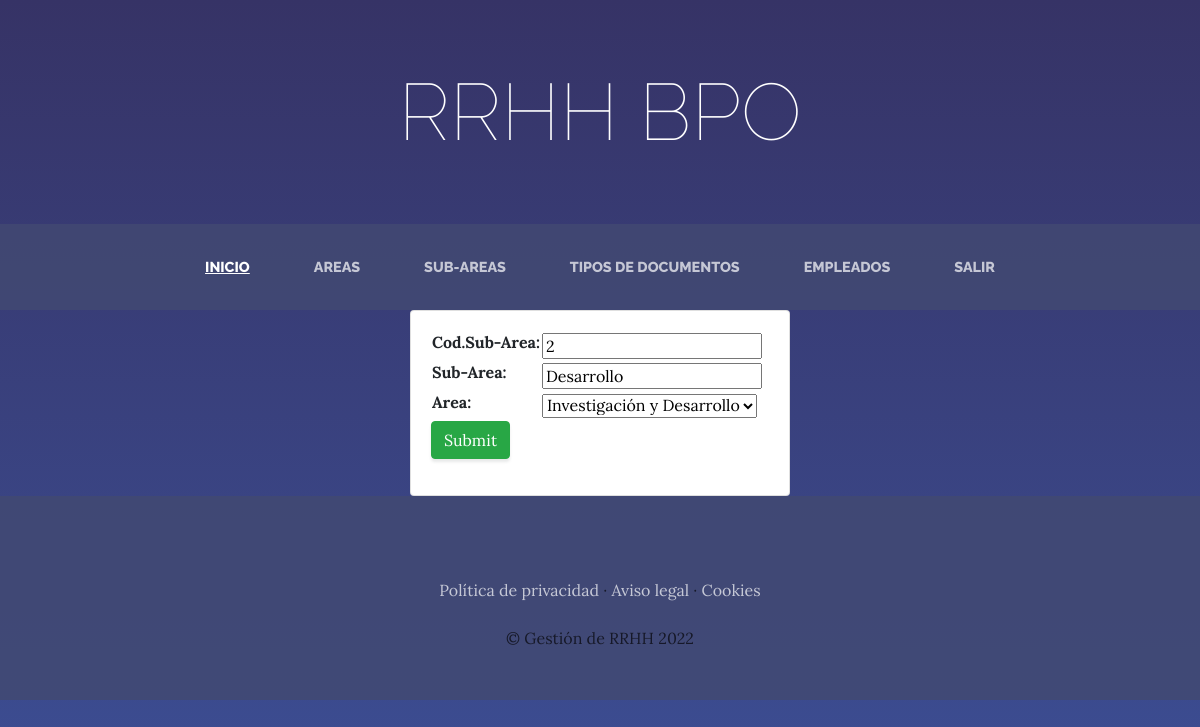
/Mantenimiento_Sub-Areas/4/ (signed in), run on the app's committed database.
### RRHH/models.py (models this page shows, shortened)
class SubAr(models.Model):
	SubArid = models.IntegerField(verbose_name="Cod.Sub-Area")
	SubArnom = models.CharField(max_length=50,verbose_name="Sub-Area")
	Areaid = models.ForeignKey(Areas, on_delete=models.RESTRICT,verbose_name="Area")
	class Meta:
		verbose_name='Sub-Area'
		verbose_name_plural='Sub-Areas'

### RRHH/views.py (the view)
# urls.py: path('Mantenimiento_Sub-Areas/<str:pk>/',views.Sareas_u,name="Sareas_u"),
def Sareas_u(request,pk):
	Sar = SubAr.objects.get(id=pk)
	form =SubAr_Form(instance=Sar)
	if request.method =='POST':
		form =SubAr_Form(request.POST,instance=Sar)
		if form.is_valid():
			form.save()
			return redirect('/Sub_Area')
	context = {'form':form}
	return render(request,"RRHH/Sub_Areas_cu.html",context)

### RRHH/forms.py
class SubAr_Form(ModelForm):
	class Meta:
		model=SubAr
		fields ='__all__'

### RRHH/models.py (called while the page is built)
	def __str__(self):
		return self.Areanombre

### RRHH/templates/RRHH/Sub_Areas_cu.html (shortened to what this page needs)
{% extends "RRHH/base.html" %}
{% load static%}
{% block content %}
<div class="row" style="display: flex;
  justify-content: center">
	<div class="col-md-4">
			<div class="card card-body">
				<form action="" method="POST">
			<table>
				{{form.as_table}}
			</table>
					<input placeholder="Guardar" class="btn btn-success"type="submit" name="Submit">
				</form>
			</div>
		</div>
	</div>
{% endblock %}

### RRHH/static/RRHH/css/gestion.css (style rules this page uses)
body { font-family: 'Lora'; background: linear-gradient(rgba(54,51,102,1), rgba(60,78,148,1)); background-attachment: fixed; background-position: center; background-size: cover; }
.btn { box-shadow: 0px 3px 3px 0px rgba(33, 37, 41, 0.1); }

### data on the page
SubAr: SubArid "2", SubArnom "Desarrollo", Areaid "Investigación y Desarrollo"
